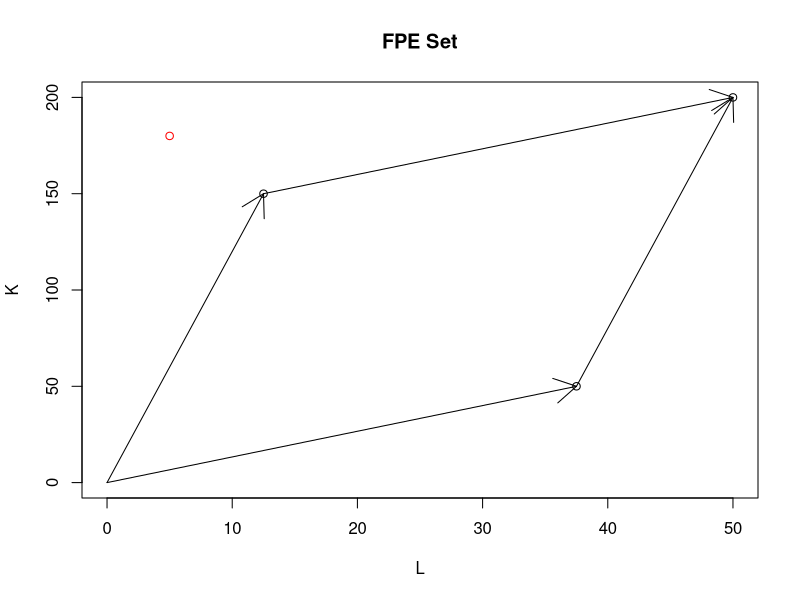

Source code (R):
# Calibration
alpha    =0.5
betaA    =0.25
betaB    =0.75
K_h      =180
K_f      =20
L_h      = 5
L_f      = 45
K        = K_h + K_f
L        = L_h + L_f

LintA = ((alpha*(1-betaA))/(alpha*(1-betaA)+(1-alpha)*(1-betaB)))*L
LintB = L - LintA
KintA = ((alpha*betaA)/(alpha*betaA+(1-alpha)*betaB))*K
KintB = K - KintA

x = c(LintA,LintB,LintA+LintB,L_h)
y = c(KintA,KintB,KintA+KintB,K_h)

plot(c(LintA,LintB,LintA+LintB,L_h),c(KintA,KintB,KintA+KintB,K_h),xlim=c(0,50),main="FPE Set",ylim=c(0,200),xlab="L",ylab="K",col=ifelse(x==L_h, "red", "black"))
arrows(0,0,LintA,KintA)
arrows(0,0,LintB,KintB)
arrows(LintB,KintB,LintA+LintB,KintA+KintB)
arrows(LintA,KintA,LintA+LintB,KintA+KintB)

